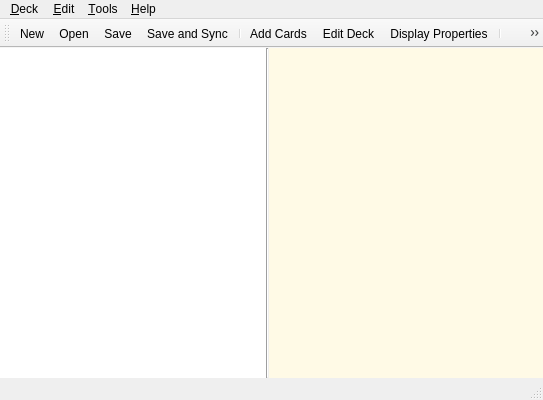
<ui version="4.0" >
 <class>MainWindow</class>
 <widget class="QMainWindow" name="MainWindow" >
  <property name="geometry" >
   <rect>
    <x>0</x>
    <y>0</y>
    <width>543</width>
    <height>400</height>
   </rect>
  </property>
  <property name="sizePolicy" >
   <sizepolicy vsizetype="Preferred" hsizetype="Preferred" >
    <horstretch>0</horstretch>
    <verstretch>0</verstretch>
   </sizepolicy>
  </property>
  <property name="windowTitle" >
   <string>Anki</string>
  </property>
  <property name="windowIcon" >
   <iconset resource="../icons.qrc" >:/icons/anki.png</iconset>
  </property>
  <widget class="QWidget" name="centralwidget" >
   <property name="sizePolicy" >
    <sizepolicy vsizetype="MinimumExpanding" hsizetype="MinimumExpanding" >
     <horstretch>1</horstretch>
     <verstretch>1</verstretch>
    </sizepolicy>
   </property>
   <property name="autoFillBackground" >
    <bool>true</bool>
   </property>
   <layout class="QHBoxLayout" >
    <property name="spacing" >
     <number>0</number>
    </property>
    <property name="leftMargin" >
     <number>0</number>
    </property>
    <property name="topMargin" >
     <number>0</number>
    </property>
    <property name="rightMargin" >
     <number>0</number>
    </property>
    <property name="bottomMargin" >
     <number>0</number>
    </property>
    <item>
     <widget class="QFrame" name="mainTextFrame" >
      <property name="palette" >
       <palette>
        <active>
         <colorrole role="Base" >
          <brush brushstyle="SolidPattern" >
           <color alpha="255" >
            <red>255</red>
            <green>255</green>
            <blue>255</blue>
           </color>
          </brush>
         </colorrole>
         <colorrole role="Window" >
          <brush brushstyle="SolidPattern" >
           <color alpha="255" >
            <red>255</red>
            <green>255</green>
            <blue>255</blue>
           </color>
          </brush>
         </colorrole>
        </active>
        <inactive>
         <colorrole role="Base" >
          <brush brushstyle="SolidPattern" >
           <color alpha="255" >
            <red>255</red>
            <green>255</green>
            <blue>255</blue>
           </color>
          </brush>
         </colorrole>
         <colorrole role="Window" >
          <brush brushstyle="SolidPattern" >
           <color alpha="255" >
            <red>255</red>
            <green>255</green>
            <blue>255</blue>
           </color>
          </brush>
         </colorrole>
        </inactive>
        <disabled>
         <colorrole role="Base" >
          <brush brushstyle="SolidPattern" >
           <color alpha="255" >
            <red>255</red>
            <green>255</green>
            <blue>255</blue>
           </color>
          </brush>
         </colorrole>
         <colorrole role="Window" >
          <brush brushstyle="SolidPattern" >
           <color alpha="255" >
            <red>255</red>
            <green>255</green>
            <blue>255</blue>
           </color>
          </brush>
         </colorrole>
        </disabled>
       </palette>
      </property>
      <property name="autoFillBackground" >
       <bool>true</bool>
      </property>
      <property name="frameShape" >
       <enum>QFrame::NoFrame</enum>
      </property>
      <property name="frameShadow" >
       <enum>QFrame::Raised</enum>
      </property>
      <layout class="QVBoxLayout" >
       <property name="spacing" >
        <number>0</number>
       </property>
       <property name="leftMargin" >
        <number>5</number>
       </property>
       <property name="topMargin" >
        <number>5</number>
       </property>
       <property name="rightMargin" >
        <number>5</number>
       </property>
       <property name="bottomMargin" >
        <number>5</number>
       </property>
       <item>
        <widget class="QTextBrowser" name="mainText" >
         <property name="sizePolicy" >
          <sizepolicy vsizetype="Expanding" hsizetype="MinimumExpanding" >
           <horstretch>0</horstretch>
           <verstretch>0</verstretch>
          </sizepolicy>
         </property>
         <property name="minimumSize" >
          <size>
           <width>0</width>
           <height>100</height>
          </size>
         </property>
         <property name="focusPolicy" >
          <enum>Qt::ClickFocus</enum>
         </property>
         <property name="frameShape" >
          <enum>QFrame::NoFrame</enum>
         </property>
         <property name="tabChangesFocus" >
          <bool>false</bool>
         </property>
         <property name="readOnly" >
          <bool>true</bool>
         </property>
         <property name="textInteractionFlags" >
          <set>Qt::TextBrowserInteraction</set>
         </property>
         <property name="openExternalLinks" >
          <bool>false</bool>
         </property>
        </widget>
       </item>
       <item>
        <widget class="QWidget" native="1" name="buttonWidget" />
       </item>
      </layout>
     </widget>
    </item>
    <item>
     <widget class="QFrame" name="helpFrame" >
      <property name="frameShape" >
       <enum>QFrame::NoFrame</enum>
      </property>
      <property name="frameShadow" >
       <enum>QFrame::Raised</enum>
      </property>
      <layout class="QHBoxLayout" >
       <property name="spacing" >
        <number>0</number>
       </property>
       <property name="leftMargin" >
        <number>0</number>
       </property>
       <property name="topMargin" >
        <number>0</number>
       </property>
       <property name="rightMargin" >
        <number>0</number>
       </property>
       <property name="bottomMargin" >
        <number>0</number>
       </property>
       <item>
        <widget class="Line" name="line" >
         <property name="orientation" >
          <enum>Qt::Vertical</enum>
         </property>
        </widget>
       </item>
       <item>
        <widget class="QFrame" name="innerHelpFrame" >
         <property name="palette" >
          <palette>
           <active>
            <colorrole role="Base" >
             <brush brushstyle="SolidPattern" >
              <color alpha="255" >
               <red>255</red>
               <green>255</green>
               <blue>255</blue>
              </color>
             </brush>
            </colorrole>
            <colorrole role="Window" >
             <brush brushstyle="SolidPattern" >
              <color alpha="255" >
               <red>255</red>
               <green>250</green>
               <blue>230</blue>
              </color>
             </brush>
            </colorrole>
           </active>
           <inactive>
            <colorrole role="Base" >
             <brush brushstyle="SolidPattern" >
              <color alpha="255" >
               <red>255</red>
               <green>255</green>
               <blue>255</blue>
              </color>
             </brush>
            </colorrole>
            <colorrole role="Window" >
             <brush brushstyle="SolidPattern" >
              <color alpha="255" >
               <red>255</red>
               <green>250</green>
               <blue>230</blue>
              </color>
             </brush>
            </colorrole>
           </inactive>
           <disabled>
            <colorrole role="Base" >
             <brush brushstyle="SolidPattern" >
              <color alpha="255" >
               <red>255</red>
               <green>250</green>
               <blue>230</blue>
              </color>
             </brush>
            </colorrole>
            <colorrole role="Window" >
             <brush brushstyle="SolidPattern" >
              <color alpha="255" >
               <red>207</red>
               <green>207</green>
               <blue>207</blue>
              </color>
             </brush>
            </colorrole>
           </disabled>
          </palette>
         </property>
         <property name="autoFillBackground" >
          <bool>true</bool>
         </property>
         <property name="frameShape" >
          <enum>QFrame::NoFrame</enum>
         </property>
         <property name="frameShadow" >
          <enum>QFrame::Raised</enum>
         </property>
         <layout class="QHBoxLayout" >
          <property name="spacing" >
           <number>6</number>
          </property>
          <property name="leftMargin" >
           <number>9</number>
          </property>
          <property name="topMargin" >
           <number>9</number>
          </property>
          <property name="rightMargin" >
           <number>9</number>
          </property>
          <property name="bottomMargin" >
           <number>9</number>
          </property>
          <item>
           <widget class="QTextBrowser" name="help" >
            <property name="enabled" >
             <bool>true</bool>
            </property>
            <property name="sizePolicy" >
             <sizepolicy vsizetype="Expanding" hsizetype="Fixed" >
              <horstretch>0</horstretch>
              <verstretch>0</verstretch>
             </sizepolicy>
            </property>
            <property name="minimumSize" >
             <size>
              <width>200</width>
              <height>0</height>
             </size>
            </property>
            <property name="maximumSize" >
             <size>
              <width>300</width>
              <height>16777215</height>
             </size>
            </property>
            <property name="palette" >
             <palette>
              <active>
               <colorrole role="Base" >
                <brush brushstyle="SolidPattern" >
                 <color alpha="255" >
                  <red>255</red>
                  <green>250</green>
                  <blue>230</blue>
                 </color>
                </brush>
               </colorrole>
              </active>
              <inactive>
               <colorrole role="Base" >
                <brush brushstyle="SolidPattern" >
                 <color alpha="255" >
                  <red>255</red>
                  <green>250</green>
                  <blue>230</blue>
                 </color>
                </brush>
               </colorrole>
              </inactive>
              <disabled>
               <colorrole role="Base" >
                <brush brushstyle="SolidPattern" >
                 <color alpha="255" >
                  <red>207</red>
                  <green>207</green>
                  <blue>207</blue>
                 </color>
                </brush>
               </colorrole>
              </disabled>
             </palette>
            </property>
            <property name="frameShape" >
             <enum>QFrame::NoFrame</enum>
            </property>
            <property name="frameShadow" >
             <enum>QFrame::Sunken</enum>
            </property>
            <property name="horizontalScrollBarPolicy" >
             <enum>Qt::ScrollBarAlwaysOff</enum>
            </property>
           </widget>
          </item>
         </layout>
        </widget>
       </item>
      </layout>
     </widget>
    </item>
   </layout>
  </widget>
  <widget class="QMenuBar" name="menubar" >
   <property name="geometry" >
    <rect>
     <x>0</x>
     <y>0</y>
     <width>543</width>
     <height>27</height>
    </rect>
   </property>
   <widget class="QMenu" name="menuHelp" >
    <property name="title" >
     <string>&amp;Help</string>
    </property>
    <addaction name="actionStarthere" />
    <addaction name="separator" />
    <addaction name="actionReportbug" />
    <addaction name="actionForum" />
    <addaction name="separator" />
    <addaction name="actionAbout" />
    <addaction name="separator" />
   </widget>
   <widget class="QMenu" name="menuEdit" >
    <property name="title" >
     <string>&amp;Edit</string>
    </property>
    <addaction name="actionUndoAnswer" />
    <addaction name="separator" />
    <addaction name="actionAddcards" />
    <addaction name="actionEditdeck" />
    <addaction name="separator" />
    <addaction name="actionDisplayProperties" />
    <addaction name="actionModelProperties" />
    <addaction name="actionDeckProperties" />
    <addaction name="separator" />
    <addaction name="actionPreferences" />
    <addaction name="separator" />
   </widget>
   <widget class="QMenu" name="menuDeck" >
    <property name="title" >
     <string>&amp;Deck</string>
    </property>
    <widget class="QMenu" name="menuOpenRecent" >
     <property name="title" >
      <string>Open &amp;Recent</string>
     </property>
    </widget>
    <addaction name="actionNew" />
    <addaction name="actionOpen" />
    <addaction name="menuOpenRecent" />
    <addaction name="actionImport" />
    <addaction name="separator" />
    <addaction name="actionSave" />
    <addaction name="actionSyncdeck" />
    <addaction name="actionExport" />
    <addaction name="separator" />
    <addaction name="actionClose" />
    <addaction name="separator" />
    <addaction name="separator" />
    <addaction name="actionExit" />
   </widget>
   <widget class="QMenu" name="menuTools" >
    <property name="title" >
     <string>&amp;Tools</string>
    </property>
    <widget class="QMenu" name="menu_Lookup" >
     <property name="title" >
      <string>&amp;Lookup</string>
     </property>
     <addaction name="actionLookup_expr" />
     <addaction name="actionLookup_mean" />
     <addaction name="separator" />
     <addaction name="actionLookup_as" />
     <addaction name="actionLookup_es" />
     <addaction name="actionLookup_esk" />
    </widget>
    <addaction name="actionMarkCard" />
    <addaction name="actionSuspendCard" />
    <addaction name="separator" />
    <addaction name="actionRepeatAudio" />
    <addaction name="actionRepeatQuestionAudio" />
    <addaction name="actionRepeatAnswerAudio" />
    <addaction name="separator" />
    <addaction name="actionGraphs" />
    <addaction name="actionDstats" />
    <addaction name="actionKstats" />
    <addaction name="actionCstats" />
    <addaction name="separator" />
    <addaction name="menu_Lookup" />
    <addaction name="separator" />
   </widget>
   <addaction name="menuDeck" />
   <addaction name="menuEdit" />
   <addaction name="menuTools" />
   <addaction name="menuHelp" />
  </widget>
  <widget class="QStatusBar" name="statusbar" />
  <widget class="QToolBar" name="toolBar" >
   <property name="enabled" >
    <bool>true</bool>
   </property>
   <property name="orientation" >
    <enum>Qt::Horizontal</enum>
   </property>
   <attribute name="toolBarArea" >
    <enum>TopToolBarArea</enum>
   </attribute>
   <attribute name="toolBarBreak" >
    <bool>false</bool>
   </attribute>
   <addaction name="actionNew" />
   <addaction name="actionOpen" />
   <addaction name="actionSave" />
   <addaction name="actionSyncdeck" />
   <addaction name="separator" />
   <addaction name="actionAddcards" />
   <addaction name="actionEditdeck" />
   <addaction name="actionDisplayProperties" />
   <addaction name="separator" />
   <addaction name="actionGraphs" />
   <addaction name="actionDstats" />
   <addaction name="actionCstats" />
   <addaction name="separator" />
   <addaction name="actionRepeatAudio" />
   <addaction name="actionMarkCard" />
  </widget>
  <action name="actionExit" >
   <property name="icon" >
    <iconset resource="../icons.qrc" >:/icons/exit.png</iconset>
   </property>
   <property name="text" >
    <string>E&amp;xit</string>
   </property>
   <property name="shortcut" >
    <string>Ctrl+Q</string>
   </property>
  </action>
  <action name="actionNew" >
   <property name="icon" >
    <iconset resource="../icons.qrc" >:/icons/filenew.png</iconset>
   </property>
   <property name="text" >
    <string>&amp;New</string>
   </property>
   <property name="shortcut" >
    <string>Ctrl+N</string>
   </property>
  </action>
  <action name="actionOpen" >
   <property name="icon" >
    <iconset resource="../icons.qrc" >:/icons/fileopen.png</iconset>
   </property>
   <property name="text" >
    <string>&amp;Open...</string>
   </property>
   <property name="shortcut" >
    <string>Ctrl+O</string>
   </property>
  </action>
  <action name="actionClose" >
   <property name="icon" >
    <iconset resource="../icons.qrc" >:/icons/fileclose.png</iconset>
   </property>
   <property name="text" >
    <string>&amp;Close</string>
   </property>
   <property name="shortcut" >
    <string>Ctrl+W</string>
   </property>
  </action>
  <action name="actionSave" >
   <property name="icon" >
    <iconset resource="../icons.qrc" >:/icons/filesave.png</iconset>
   </property>
   <property name="text" >
    <string>&amp;Save</string>
   </property>
   <property name="shortcut" >
    <string>Ctrl+S</string>
   </property>
  </action>
  <action name="actionSyncdeck" >
   <property name="icon" >
    <iconset resource="../icons.qrc" >:/icons/multisynk.png</iconset>
   </property>
   <property name="text" >
    <string>Save and S&amp;ync</string>
   </property>
   <property name="shortcut" >
    <string>Ctrl+Y</string>
   </property>
  </action>
  <action name="actionAddcards" >
   <property name="icon" >
    <iconset resource="../icons.qrc" >:/icons/add.png</iconset>
   </property>
   <property name="text" >
    <string>&amp;Add Cards...</string>
   </property>
   <property name="toolTip" >
    <string>Add Cards</string>
   </property>
   <property name="shortcut" >
    <string>Ctrl+A</string>
   </property>
  </action>
  <action name="actionEditdeck" >
   <property name="icon" >
    <iconset resource="../icons.qrc" >:/icons/view_text.png</iconset>
   </property>
   <property name="text" >
    <string>&amp;Edit Deck...</string>
   </property>
   <property name="shortcut" >
    <string>Ctrl+E</string>
   </property>
  </action>
  <action name="actionPreferences" >
   <property name="icon" >
    <iconset resource="../icons.qrc" >:/icons/configure.png</iconset>
   </property>
   <property name="text" >
    <string>&amp;Preferences...</string>
   </property>
   <property name="statusTip" >
    <string>Application-wide preferences.</string>
   </property>
   <property name="shortcut" >
    <string>Ctrl+P</string>
   </property>
  </action>
  <action name="actionLookup_expr" >
   <property name="text" >
    <string>...&amp;expression on ALC</string>
   </property>
   <property name="shortcut" >
    <string>Ctrl+1</string>
   </property>
  </action>
  <action name="actionLookup_mean" >
   <property name="text" >
    <string>...&amp;meaning on ALC</string>
   </property>
   <property name="shortcut" >
    <string>Ctrl+2</string>
   </property>
  </action>
  <action name="actionLookup_as" >
   <property name="text" >
    <string>...&amp;selection on ALC</string>
   </property>
   <property name="shortcut" >
    <string>Ctrl+3</string>
   </property>
  </action>
  <action name="actionLookup_es" >
   <property name="text" >
    <string>...&amp;word selection on Edict</string>
   </property>
   <property name="shortcut" >
    <string>Ctrl+4</string>
   </property>
  </action>
  <action name="actionLookup_esk" >
   <property name="text" >
    <string>...&amp;kanji selection on Edict</string>
   </property>
   <property name="shortcut" >
    <string>Ctrl+5</string>
   </property>
  </action>
  <action name="actionKstats" >
   <property name="icon" >
    <iconset resource="../icons.qrc" >:/icons/kanji.png</iconset>
   </property>
   <property name="text" >
    <string>&amp;Kanji statistics</string>
   </property>
  </action>
  <action name="actionDstats" >
   <property name="icon" >
    <iconset resource="../icons.qrc" >:/icons/spreadsheet.png</iconset>
   </property>
   <property name="text" >
    <string>&amp;Deck statistics</string>
   </property>
  </action>
  <action name="actionStarthere" >
   <property name="icon" >
    <iconset resource="../icons.qrc" >:/icons/help.png</iconset>
   </property>
   <property name="text" >
    <string>&amp;Start here...</string>
   </property>
  </action>
  <action name="actionReportbug" >
   <property name="text" >
    <string>&amp;Report bug...</string>
   </property>
   <property name="whatsThis" >
    <string>Open the bug tracker.</string>
   </property>
  </action>
  <action name="actionAbout" >
   <property name="icon" >
    <iconset resource="../icons.qrc" >:/icons/anki.png</iconset>
   </property>
   <property name="text" >
    <string>&amp;About...</string>
   </property>
  </action>
  <action name="actionCstats" >
   <property name="icon" >
    <iconset resource="../icons.qrc" >:/icons/package_games_card.png</iconset>
   </property>
   <property name="text" >
    <string>&amp;Card statistics</string>
   </property>
  </action>
  <action name="actionDeckProperties" >
   <property name="icon" >
    <iconset resource="../icons.qrc" >:/icons/contents.png</iconset>
   </property>
   <property name="text" >
    <string>&amp;Deck Properties...</string>
   </property>
   <property name="statusTip" >
    <string>Customize syncing, scheduling, priorities and models.</string>
   </property>
  </action>
  <action name="actionImport" >
   <property name="icon" >
    <iconset resource="../icons.qrc" >:/icons/fileimport.png</iconset>
   </property>
   <property name="text" >
    <string>&amp;Import...</string>
   </property>
  </action>
  <action name="actionGraphs" >
   <property name="icon" >
    <iconset resource="../icons.qrc" >:/icons/colorscm.png</iconset>
   </property>
   <property name="text" >
    <string>&amp;Graphs</string>
   </property>
  </action>
  <action name="actionExport" >
   <property name="icon" >
    <iconset resource="../icons.qrc" >:/icons/compfile.png</iconset>
   </property>
   <property name="text" >
    <string>Expor&amp;t...</string>
   </property>
  </action>
  <action name="actionDisplayProperties" >
   <property name="icon" >
    <iconset resource="../icons.qrc" >:/icons/fonts.png</iconset>
   </property>
   <property name="text" >
    <string>Disp&amp;lay Properties...</string>
   </property>
   <property name="statusTip" >
    <string>Customize fonts, colours and alignment.</string>
   </property>
  </action>
  <action name="actionOpenSamples" >
   <property name="text" >
    <string>Open Sa&amp;mple...</string>
   </property>
  </action>
  <action name="actionMarkCard" >
   <property name="checkable" >
    <bool>true</bool>
   </property>
   <property name="icon" >
    <iconset resource="../icons.qrc" >:/icons/bookmark.png</iconset>
   </property>
   <property name="text" >
    <string>&amp;Mark Card</string>
   </property>
  </action>
  <action name="actionSuspendCard" >
   <property name="icon" >
    <iconset resource="../icons.qrc" >:/icons/player_pause.png</iconset>
   </property>
   <property name="text" >
    <string>&amp;Suspend fact</string>
   </property>
   <property name="statusTip" >
    <string>Stop reviewing this card until it's unsuspended in the editor.</string>
   </property>
  </action>
  <action name="actionModelProperties" >
   <property name="icon" >
    <iconset resource="../icons.qrc" >:/icons/kpersonalizer.png</iconset>
   </property>
   <property name="text" >
    <string>&amp;Model Properties...</string>
   </property>
   <property name="statusTip" >
    <string>Customize card layout, fields, etc.</string>
   </property>
  </action>
  <action name="actionRepeatQuestionAudio" >
   <property name="text" >
    <string>Repeat &amp;question audio</string>
   </property>
  </action>
  <action name="actionRepeatAnswerAudio" >
   <property name="text" >
    <string>Repeat &amp;answer audio</string>
   </property>
  </action>
  <action name="actionRepeatAudio" >
   <property name="enabled" >
    <bool>false</bool>
   </property>
   <property name="icon" >
    <iconset resource="../icons.qrc" >:/icons/player_play.png</iconset>
   </property>
   <property name="text" >
    <string>Repeat las&amp;t audio</string>
   </property>
  </action>
  <action name="actionUndoAnswer" >
   <property name="enabled" >
    <bool>false</bool>
   </property>
   <property name="icon" >
    <iconset resource="../icons.qrc" >:/icons/undo.png</iconset>
   </property>
   <property name="text" >
    <string>&amp;Undo last answer</string>
   </property>
  </action>
  <action name="actionForum" >
   <property name="text" >
    <string>&amp;Forum...</string>
   </property>
  </action>
 </widget>
 <resources>
  <include location="../icons.qrc" />
 </resources>
 <connections/>
</ui>
